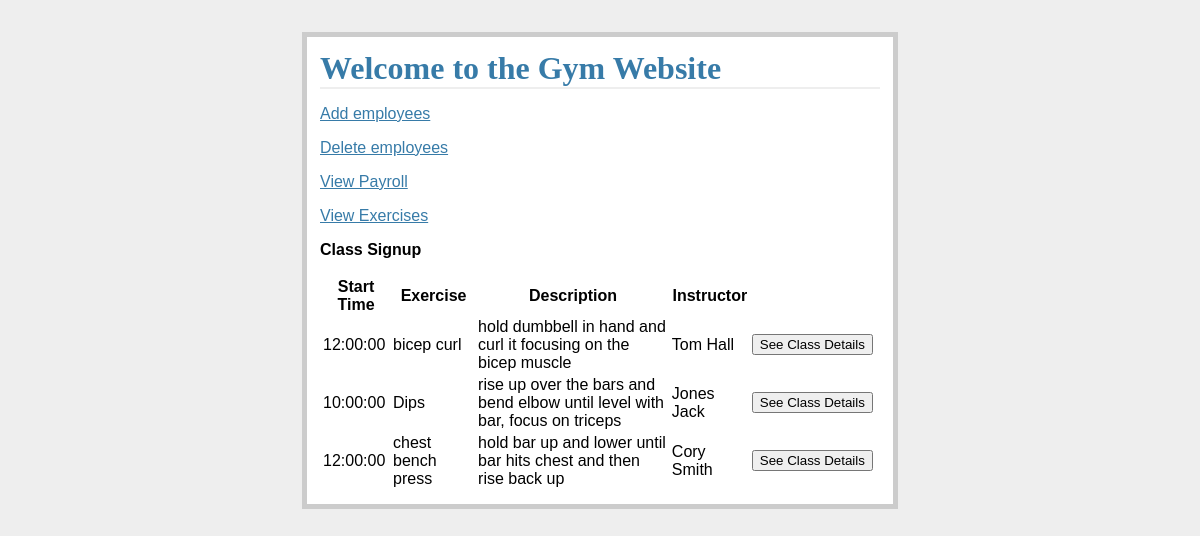
The page / on the database its author committed.
### tables this page shows
CREATE TABLE Class (classId INTEGER  PRIMARY KEY AUTOINCREMENT, instructorID int NOT NULL, startTime time,duration int, exerciseID int NOT NULL ,  buildingName Varchar(20) NOT NULL,roomID int NOT NULL,FOREIGN KEY(instructorID) REFERENCES Instructor(id), FOREIGN KEY(exerciseID) REFERENCES Exercise(id), FOREIGN KEY(roomID) REFERENCES Room(roomId), FOREIGN KEY(buildingName) REFERENCES Room(buildingName));

CREATE TABLE Exercise(id INTEGER  PRIMARY KEY AUTOINCREMENT, name varchar(20), description varchar(20));

CREATE TABLE Instructor(id INTEGER  PRIMARY KEY AUTOINCREMENT, name varchar(20));

### gym.py (the view, shortened to what this page needs)
@app.route('/', methods = ["POST","GET"])
def get_classes():
    form = SeeClassForm()
    instructorId = form.instructorId.data
    classId = form.classId.data
    roomCap = form.roomCap.data
    db = get_db()
    c = db.cursor()
    print(form.classId)
    print(request.data)
    if request.method == "GET":
        cur =  db.execute( "select e.name as exerciseName,e.description,i.name as instructorName, c.classId as classId, c.buildingName, c.startTime, i.id as instructorId,i.name, r.capacity as roomCap, r.roomID from Instructor i join Class c on i.id = c.instructorID join  Exercise e on c.classId=e.id join Room r on r.roomID = c.roomID ")
        classes = cur.fetchall()
        return render_template("/sign_up.html", title = "sign up", form=form, classes=classes)

### forms.py
class SeeClassForm(FlaskForm):
    instructorId = FloatField('instructorId',validators = [DataRequired()])
    classId = FloatField('classId',validators=[DataRequired()])
    roomCap = FloatField("roomCap", validators=[DataRequired()])
    submitSeeDetails = SubmitField("See Class Details")

### gym.py (called while the page is built)
def connect_db():
    rv = sqlite3.connect(app.config["DATABASE"])
    rv.row_factory = sqlite3.Row
    return rv

def get_db():
    if not hasattr(g, 'sqlite_db'):
        g.sqlite_db = connect_db()
    return g.sqlite_db

### templates/sign_up.html (shortened to what this page needs)
<!DOCTYPE html>
<html lang="en">
<head>
    <title>{% extends "layout.html" %}
{% block body %}
<head>
    <link rel=stylesheet type=text/css href="{{ url_for('static', filename='style.css') }}">
<html lang="en">
<head>
</head>
    <p><a href="{{ url_for('add_employee') }}">Add employees</a></p>
    <p><a href="{{ url_for('delete_employee') }}">Delete employees</a></p>
<p><a href="{{ url_for('view_payroll') }}">View Payroll</a></p>
    <p><a href="{{ url_for('view_exercises')}}">View Exercises</a></p>
<p><b>Class Signup</b></p>
<table>
  <tr>
    <th>Start Time</th>
    <th>Exercise</th>
      <th>Description</th>
    <th>Instructor</th>
  </tr>
  {% for class in classes %}
  <tr>
      <td>{{class.startTime}}</td>
      <td>{{ class.exerciseName }}</td>
      <td>{{class.description}}</td>
      <td>{{ class.instructorName }}</td>
    <td><form action ="{{ url_for('sign_up') }}" method = "post">
        {{form.submitSeeDetails()}}
        </form>
    </td>
      <td>
    </td>
  </tr>
  {% endfor %}
{% endblock %}

### templates/layout.html (shortened to what this page needs)
<link rel=stylesheet type=text/css href="{{ url_for('static', filename='style.css') }}">
<div class=page>
  <h1>Welcome to the Gym Website</h1>
  {% block body %}{% endblock %}
</div>

### static/style.css (style rules this page uses)
a, h1, h2 { color: #377ba8; }
h1, h2 { font-family: 'Georgia', serif; margin: 0; }
h1 { border-bottom: 2px solid #eee; }
.page { margin: 2em auto; width: 35em; border: 5px solid #ccc; padding: 0.8em; background: white; }

### rows shown on the page
Class: startTime "12:00:00", exerciseName "bicep curl", description "hold dumbbell in hand and curl it focusing on the bicep muscle", instructorName "Tom Hall"
Class: startTime "10:00:00", exerciseName "Dips", description "rise up over the bars and bend elbow until level with bar, focus on triceps", instructorName "Jones Jack"
Class: startTime "12:00:00", exerciseName "chest bench press", description "hold bar up and lower until bar hits chest and then rise back up", instructorName "Cory Smith"
